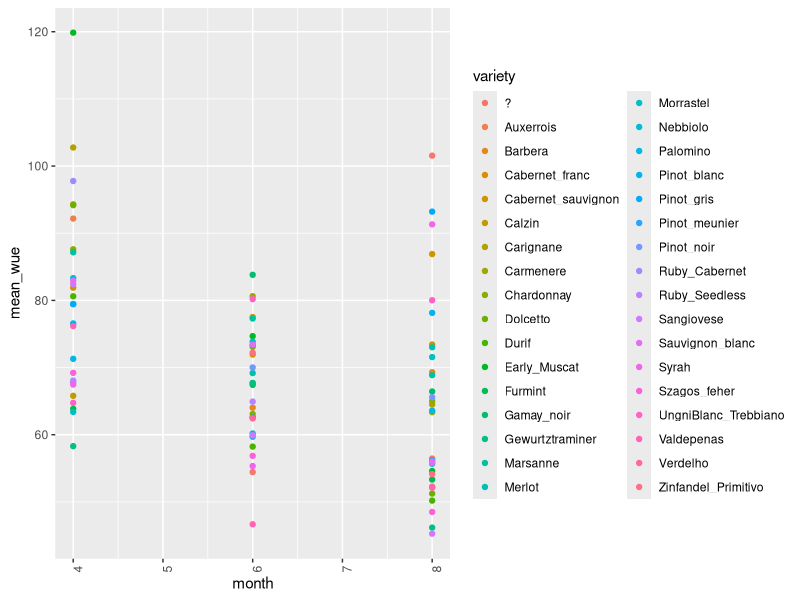
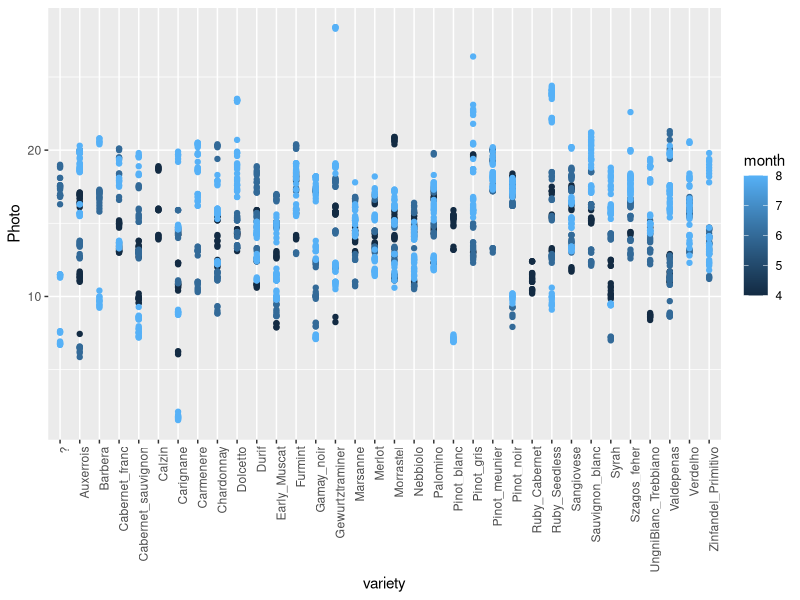
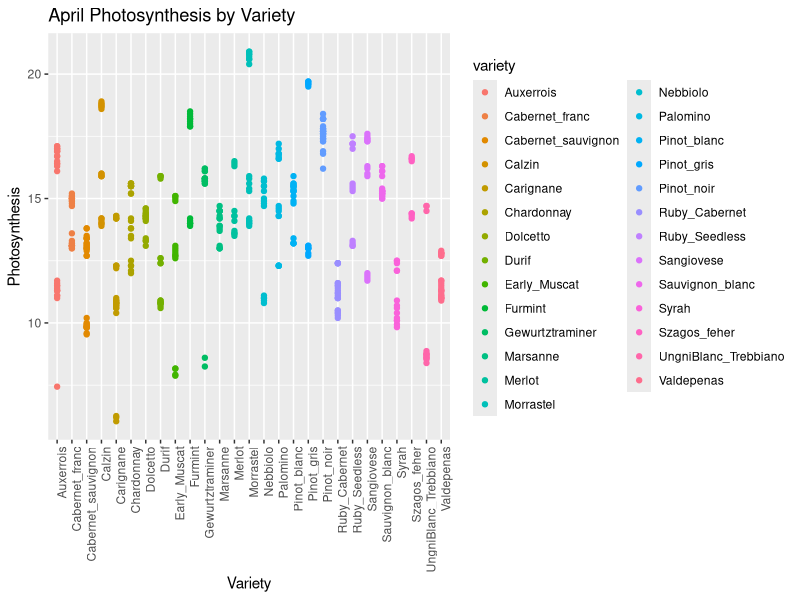
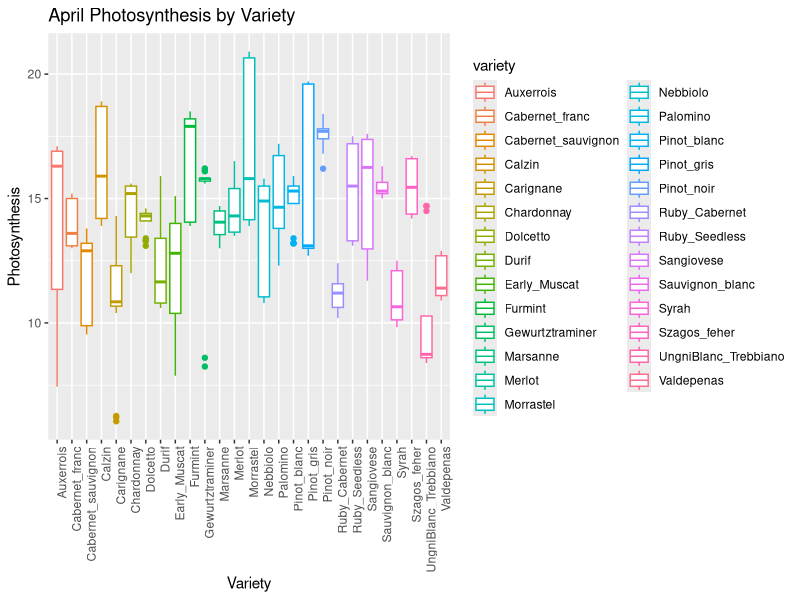
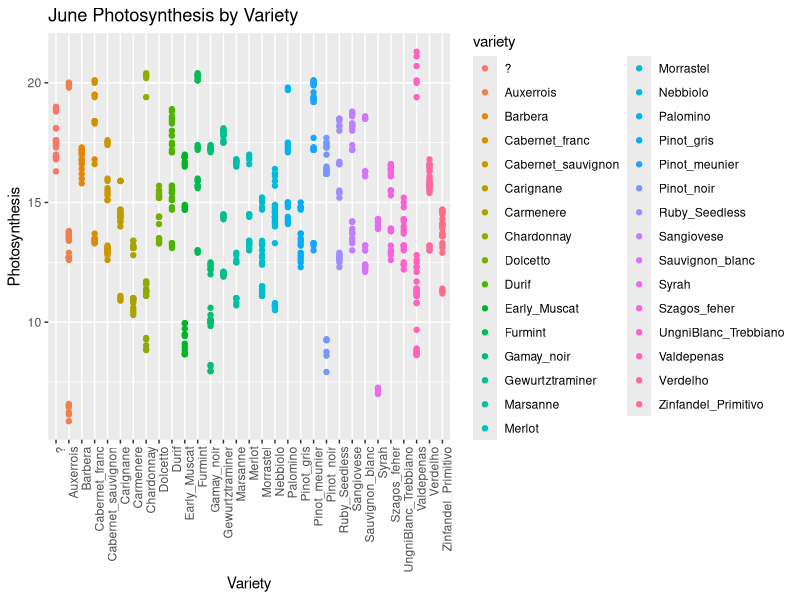
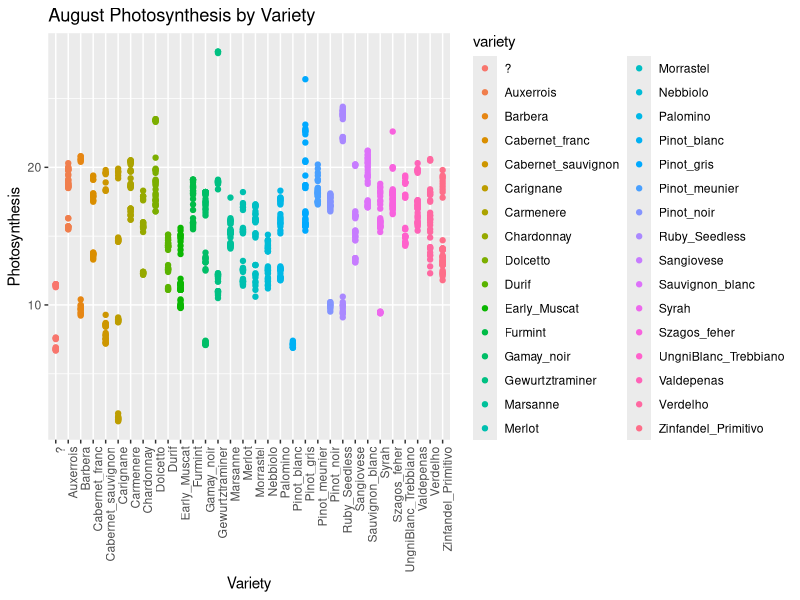
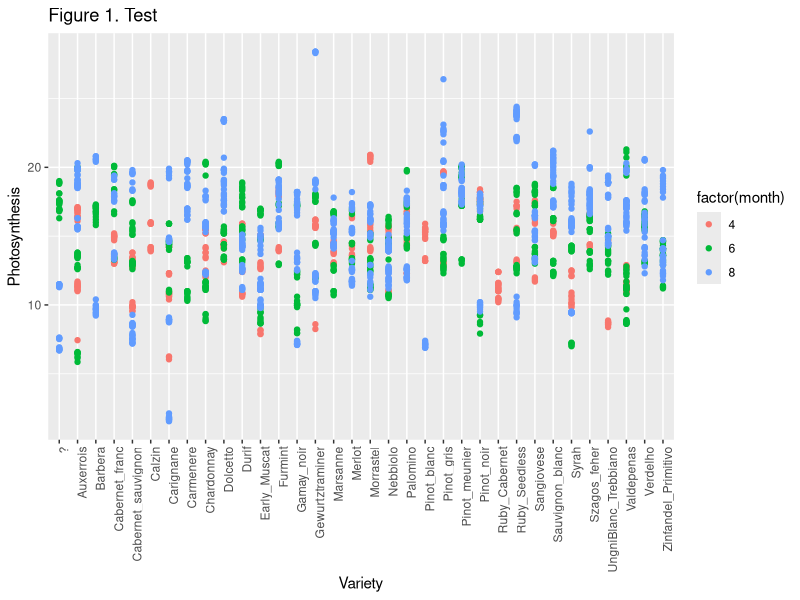

The R source for these figures, in order: (Note: this script raises an error after producing the figures.)
#PCA with licor and water use efficiency data
###EJF notes to do: add in stomtal traits to data and check for April data; look at relationships between leaf potential and stomatal conductance -- look for isohydric and anisohydric symdromes; double check some of trait values -- SLA is weird sometimes, not always issue with numeric conversion


library(tidyverse)
library(ggplot2)
library(dplyr)

april_licor <- read_csv("data/april_licor.csv")
june_licor <-read_csv("data/june_licor.csv")
august_licor <- read_csv("data/august_licor.csv")
water_use_april <- read_csv("data/WUE_monitor_vars_RMI_April2015.csv")
#water_use_efficiency <- read_csv("data/water_use_efficiency.csv")
water_use_june <- read_csv("data/WUE_monitor_vars_RMI_June2015.csv")
water_use_august <- read.csv("data/August2015_RMI_data_wue.csv")

# merging data ------------------------------------------------------------
#rename columns lower case
colnames(august_licor)[1:5]<- tolower(colnames(august_licor)[1:5])
colnames(april_licor)
colnames(august_licor)
colnames(june_licor)

#change column names before merge

april_licor <- april_licor[which(april_licor$Obs%in%3:16),]

august_licor<- august_licor %>% 
  select(-id) %>% 
  filter(Obs %in% 3:16)

june_licor<- june_licor %>% 
  #rename(id = `ï..ID`) %>% 
  select(-ID) %>% 
  filter(Obs %in% 3:16)


june_licor$row_plant <- gsub(pattern = "-", replacement = ".",june_licor$row_plant)
august_licor$row_plant <- as.character(august_licor$row_plant)

licor_2015 <- bind_rows(april_licor, june_licor, august_licor) %>% 
  as.data.frame()
  
licor_2015_wue <- licor_2015 %>% 
  mutate(wue = (Photo/Cond))

head(licor_2015_wue)

variety_traits <- licor_2015_wue %>%
  group_by(variety, month) %>%
  summarize(mean_photo = mean(Photo, na.rm = TRUE), mean_wue = mean(wue, na.rm = TRUE))
  

# plotting data with ggplot2 ----------------------------------------------
ggplot()+geom_point(data=variety_traits, aes(x=month, y = mean_wue, color = variety))+
  theme(axis.text.x = element_text(angle = 90, hjust = 1))

ggplot() + geom_point(data = licor_2015, aes(x=variety, y=Photo, color=month))+
  theme(axis.text.x = element_text(angle = 90, hjust = 1))

#simple plots of photosynthesis by variety

ggplot() + geom_point (data = april_licor, aes(x=variety, y=(Photo), color=variety))+
  theme(axis.text.x = element_text(angle = 90, hjust = 1))+
  xlab("Variety") +
  ylab("Photosynthesis") +
  ggtitle("April Photosynthesis by Variety")

ggplot() + geom_boxplot(data = april_licor, aes(x=variety, y=(Photo), color=variety))+
  theme(axis.text.x = element_text(angle = 90, hjust = 1))+
  xlab("Variety") +
  ylab("Photosynthesis") +
  ggtitle("April Photosynthesis by Variety")


ggplot() + geom_point (data = june_licor, aes(x=variety, y=(Photo), color=variety)) +
  theme(axis.text.x = element_text(angle = 90, hjust = 1))+
  xlab("Variety") +
  ylab("Photosynthesis") +
  ggtitle("June Photosynthesis by Variety")

ggplot() + geom_point (data = august_licor, aes(x=variety, y=(Photo), color=variety))+
  theme(axis.text.x = element_text(angle = 90, hjust = 1))+
  xlab("Variety") +
  ylab("Photosynthesis") +
  ggtitle("August Photosynthesis by Variety")

licor_2015 %>% 
  ggplot() +
  geom_point(aes(x=variety, y=Photo, color=factor(month)))+
  theme(axis.text.x = element_text(angle = 90, hjust = 1))+
  xlab("Variety") +
  ylab("Photosynthesis") +
  ggtitle("Figure 1. Test")

#ggplot() + geom_point (data = wue, aes(x=VARIETY, y=(Leaf_potential), color=VARIETY))

###EJF - double check numeric conversions, weird things happening with data - check why it is reading in as non-numeric
#MEC I think it reads in as character because some of the data is num,num and num/note because there were 2 observations in one box
#I can average these boxes and re run to see if it comes in as numeric, because otherwise it shows up as NA later and we lose these points
#averaging the boxes worked, data comes in as numeric 

#water use efficiency plots 


#add varieties to August  
water_use_variety <- water_use_april %>% 
  mutate(row_plant = (paste(ROW, PLANT, sep="_"))) %>% 
  select(VARIETY, row_plant) %>% 
  filter(!VARIETY == "")

water_use_august_mutate <- water_use_august %>% 
  select(ROW, PLANT, Leaf_potential, Stem_potential) %>% 
  mutate(row_plant = (paste(ROW, PLANT, sep= "_"))) 

wue_august <- full_join(water_use_august_mutate, water_use_variety, by = "row_plant")

#..... June

water_use_june_mutate <- water_use_june %>% 
  select(ROW, PLANT, Leaf_potential, Stem_potential) %>% 
  mutate(row_plant = (paste(ROW, PLANT, sep= "_"))) 

wue_june <- full_join(water_use_june_mutate, water_use_variety, by = "row_plant")


#water use for April is fine does not need a join with variety

water_use_apr <- water_use_april %>%
  filter(!Leaf_potential=="1") %>% 
  filter(!Leaf_area1=="1") %>% 
  filter(!leaf_weight1_mg =="1") %>% 
  mutate(sla = leaf_weight1_mg/Leaf_area1) %>% 
  mutate(intrinsic_wue = A/g) %>% 
  select(VARIETY, Leaf_potential, Stem_potential, intrinsic_wue, sla) %>% 
  filter(!VARIETY == "")
  
  #summarize(mean_sla = mean(sla), mean_leaf_potential = mean(Leaf_potential),
            #mean_stem_potential = mean(Stem_potential), mean_wue = mean(intrinsic_wue))


  




# PCA ---------------------------------------------------------------------
#April 
pca.1 <- prcomp(water_use_apr[,2:5], scale = T)
biplot(pca.1)
summary(pca.1)

plot(pca.1)

#June has weight but no area, only stem and leaf potential


#August only has stem and leaf potential, still do PCA?

pca.2 <- prcomp(wue_august[,3:4], scale = T)
biplot(pca.2)
summary(pca.2)

plot(pca.2)

 


# preliminary plots

ggplot(water_use_apr, aes(x = intrinsic_wue, y = sla, color = VARIETY)) +
  geom_point()

ggplot(licor_2015, aes(x = variety, y = Photo, color = variety ))+
  geom_point()+
  facet_wrap("month")+
  theme(axis.text.x = element_text(angle = 90, hjust = 1))

ggplot(wue_august, aes(x = Leaf_potential, y = Stem_potential, color = VARIETY))+
  geom_point()+
  theme(axis.text.x = element_text(angle = 90, hjust = 1))


# climate data ------------------------------------------------------------

#will use other climate data later on 

climate <- read.csv("data/2013_15TminTmax_RMI.csv")
library(lubridate)
paste(climate$year, climate$month, climate$day, sep = "-")


